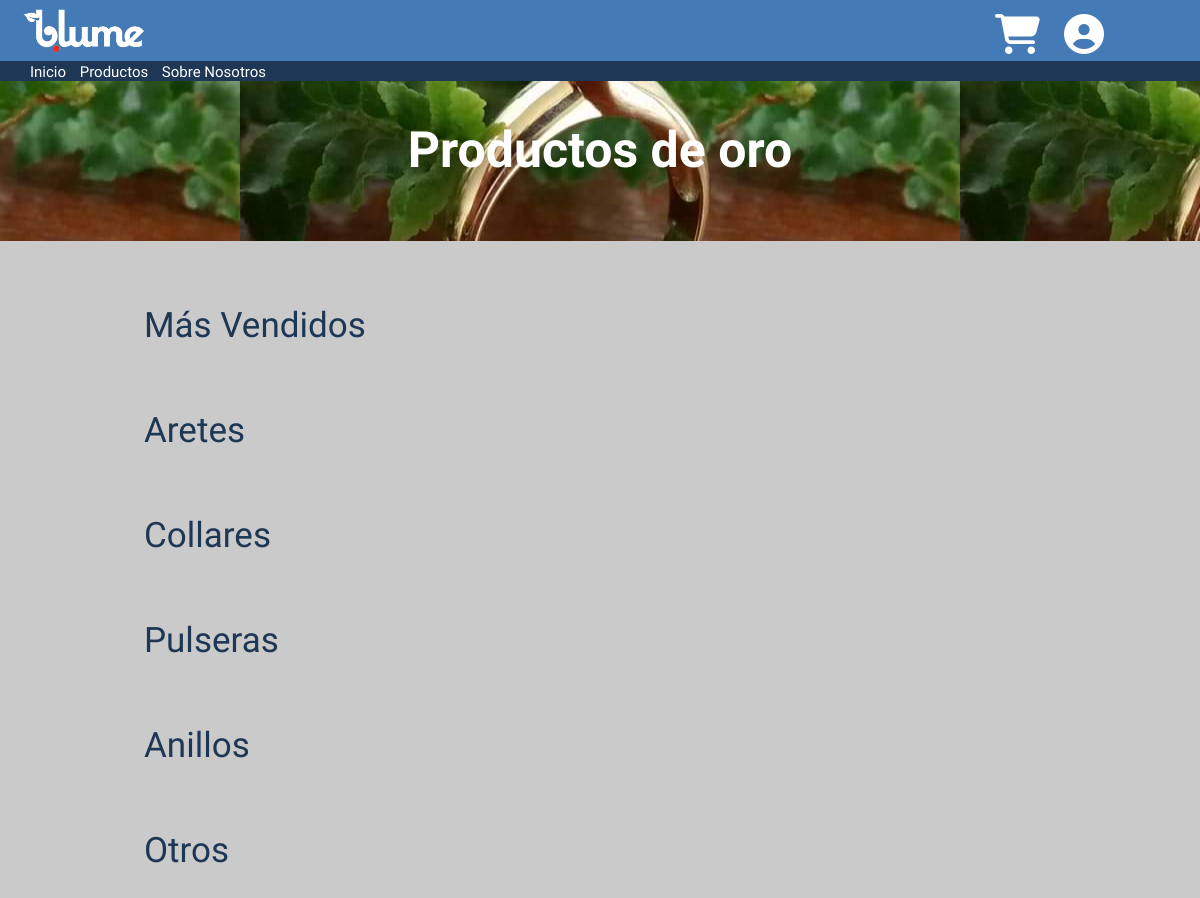
The app's page /joya/oro/, older data.
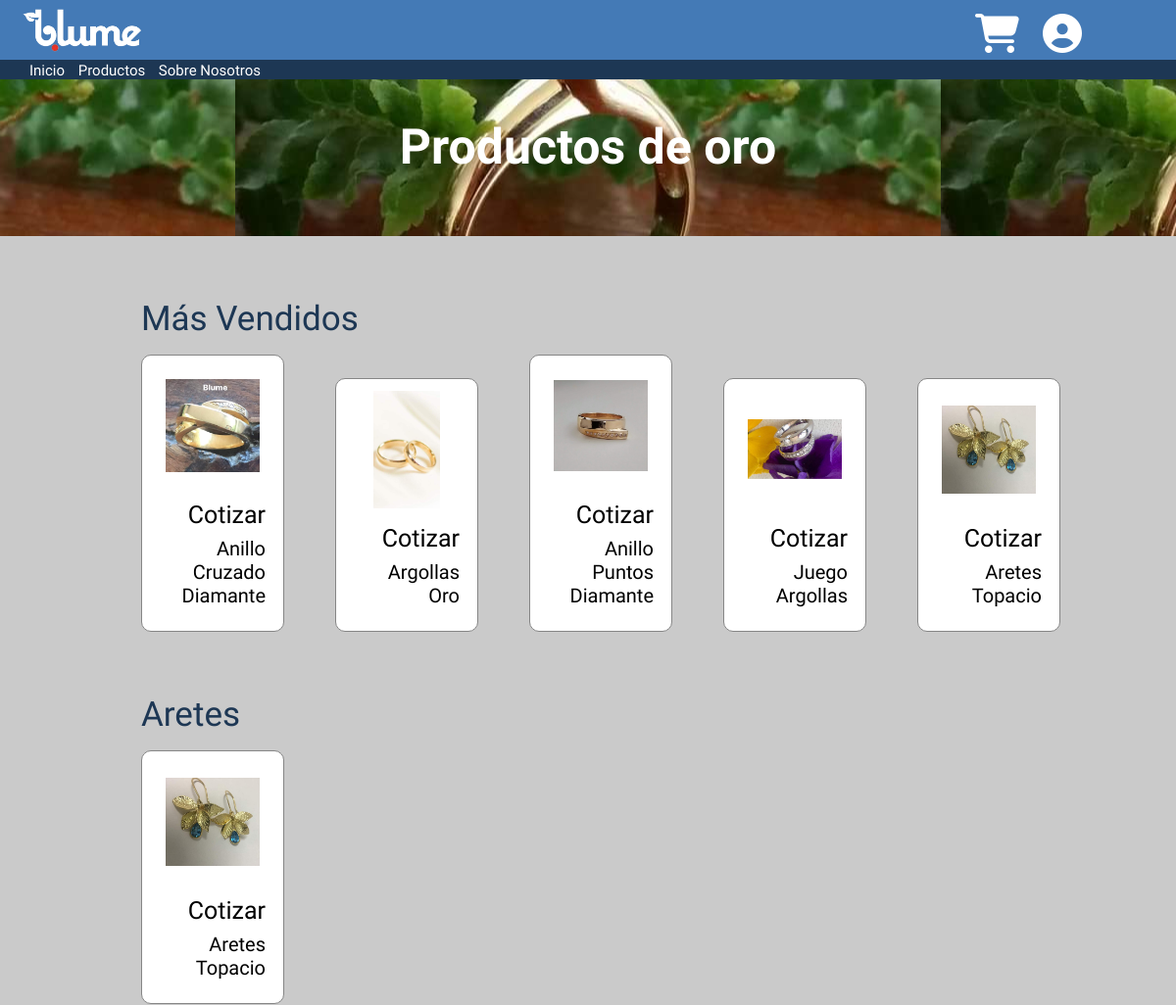
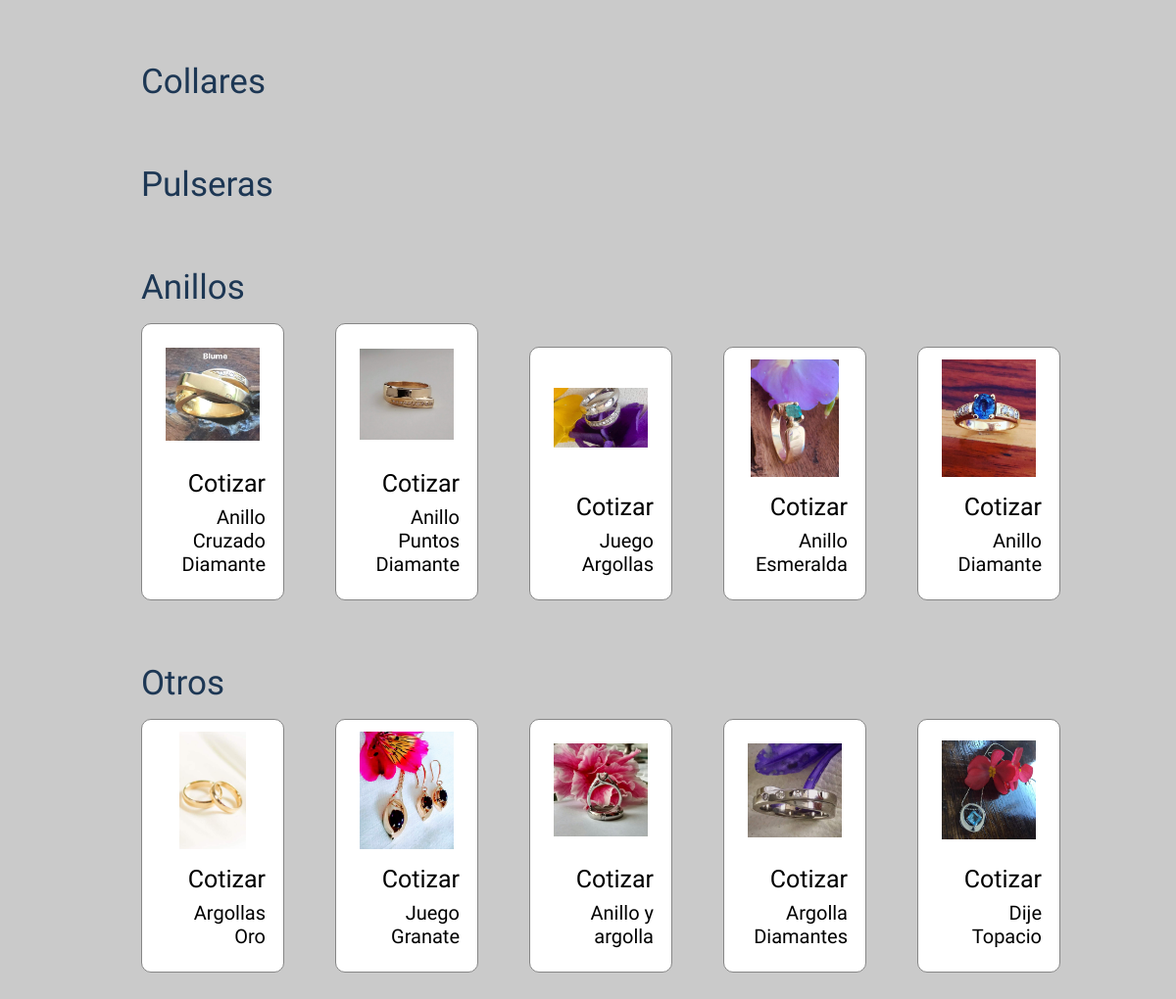
The same page, newer data (2 pictures, top to bottom).
### principal/models.py (models this page shows, shortened)
class Joya(models.Model):
    nombre = models.CharField(max_length=100000)
    MATERIAL = [
        ('oro', 'Oro'),
        ('plata', 'Plata'),
        ('otros', 'Otros')
    ]
    material = models.CharField(max_length=7, choices=MATERIAL, default='Oro')
    TIPO = [
        ('aretes', 'Arete'),
        ('pulseras', 'Pulsera'),
        ('collares', 'Collar'),
        ('anillos', 'Anillo'),
        ('otros', 'Otro')
    ]
    tipo = models.CharField(max_length=50, choices=TIPO, default='Arete')
    piedra = models.CharField(max_length=100000)
    precio = models.IntegerField()
    imagen = models.ImageField(upload_to='static/images/', null=True, blank=True)
    descripcion = models.TextField()
    stock = models.IntegerField(default=1)
    vistas = models.PositiveIntegerField(default=0)

### principal/views.py (the view)
# urls.py: path('joya/<str:material>/', views.oro),
def oro(request, material):
    mas_vendidos = Joya.objects.filter(material=material).order_by('-vistas')[:5]
    aretes = Joya.objects.filter(material=material, tipo='aretes').order_by('-vistas')[:5]
    collares = Joya.objects.filter(material=material, tipo='collares').order_by('-vistas')[:5]
    pulseras = Joya.objects.filter(material=material, tipo='pulseras').order_by('-vistas')[:5]
    anillos = Joya.objects.filter(material=material, tipo='anillos').order_by('-vistas')[:5]
    otros = Joya.objects.filter(material=material, tipo='otros').order_by('-vistas')[:5]
    ctx = {'material' : material, 'mas_vendidos' : mas_vendidos, 'aretes' : aretes, 'collares' : collares,  'pulseras' : pulseras, 'anillos' : anillos, 'otros' : otros}
    return render(request, 'material.html', ctx)

### templates/material.html (shortened to what this page needs)
<!DOCTYPE html>
{% load static %}
<html lang="es">
    {% include 'barra.html' %}
    <head>
        <link href="{% static 'css/material.css' %}" rel="stylesheet" type="text/css">
    </head>
    <body>
        <div id="titulo_div" class="titulo">
            <h1 id="titulo_general">Productos de {{ material }}</h1>
        </div>
        <div id="all_products">
            <div class="mas_vendidos">
                <h3>Más Vendidos</h3>
                <div class="mas_vendidos_div">
                    {% for vendido in mas_vendidos %}
                        <div class="vendido">
                            <a href="/joya/{{ vendido.material }}/{{ vendido.tipo }}/{{ vendido.id }}">
                                <img class="vendido_imagen" src="{{ vendido.imagen.url }}" alt="imagen_vendido">
                                <h4 class="vendido_precio precios">{{ vendido.precio }}</h4>
                                <h5 class="vendido_nombre">{{ vendido.nombre }}</h5>
                            </a>
                        </div>
                    {% endfor %}
                </div>
            </div>
            <div class="mas_vendidos">
                <h3><a href="/joya/{{material}}/aretes/">Aretes</a></h3>
                <div class="mas_vendidos_div">
                    {% for vendido in aretes %}
                        <div class="vendido">
                            <a href="/joya/{{ vendido.material }}/{{ vendido.tipo }}/{{ vendido.id }}">
                                <img class="vendido_imagen" src="{{ vendido.imagen.url }}" alt="vendido_imagen">
                                <h4 class="vendido_precio precios">{{ vendido.precio }}</h4>
                                <h5 class="vendido_nombre">{{ vendido.nombre }}</h5>
                            </a>
                        </div>
                    {% endfor %}
                </div>
            </div>
            <div class="mas_vendidos">
                <h3><a href="/joya/{{material}}/collares/">Collares</a></h3>
            </div>
            <div class="mas_vendidos">
                <h3><a href="/joya/{{material}}/pulseras/">Pulseras</a></h3>
            </div>
            <div class="mas_vendidos">
                <h3><a href="/joya/{{material}}/anillos/">Anillos</a></h3>
                <div class="mas_vendidos_div">
                    {% for vendido in anillos %}
                        <div class="vendido">
                            <a href="/joya/{{ vendido.material }}/{{ vendido.tipo }}/{{ vendido.id }}">
                                <img class="vendido_imagen" src="{{ vendido.imagen.url }}" alt="vendido_imagen">
                                <h4 class="vendido_precio precios">{{ vendido.precio }}</h4>
                                <h5 class="vendido_nombre">{{ vendido.nombre }}</h5>
                            </a>
                        </div>
                    {% endfor %}
                </div>
            </div>
            <div class="mas_vendidos">
                <h3><a href="/joya/{{material}}/otros/">Otros</a></h3>
                <div class="mas_vendidos_div">
                    {% for vendido in otros %}
                        <div class="vendido">
                            <a href="/joya/{{ vendido.material }}/{{ vendido.tipo }}/{{ vendido.id }}">
                                <img class="vendido_imagen" src="{{ vendido.imagen.url }}" alt="imagen_vendido">
                                <h4 class="vendido_precio precios">{{ vendido.precio }}</h4>
                                <h5 class="vendido_nombre">{{ vendido.nombre }}</h5>
                            </a>
                        </div>
                    {% endfor %}
                </div>
            </div>
        </div>
    </body>
</html>

### templates/barra.html (shortened to what this page needs)
{% load static %}
<head>
    <link href="{% static 'css/barra.css' %}" rel="stylesheet" type="text/css">
</head>
<body>
    <div class="barra-principal">
        <img id="imagen-barra" src="{% static 'images/logo_blanco.png' %}" alt="logo">
        <a id="cuenta_link" href="/login/"><i id="cuenta-barra" class="fas fa-user-circle"></i></a>
        <a href="/carro/"><i id="carrito-barra" class="fas fa-shopping-cart"></i></a>
    </div>
    <div class="barra-abajo">
        <div class="links">
            <a href="/">Inicio</a>
            <a href="/joya/">Productos</a>
            <a href="/sobre_nosotros/">Sobre Nosotros</a>
        </div>
    </div>
</body>

### static/css/barra.css (style rules this page uses)
* { margin: 0; padding: 0; text-decoration: none; }
.barra-principal { background-color: #447ab6; width: 100vw; max-width: 100%; height: 7.68vh; }
#imagen-barra { height: 7.68vh; margin-left: 1.6vw; display: inline-block; }
#carrito-barra { color: #fff; font-size: 40px; float: right; position: relative; top: 1.8vh; right: 10vw; cursor: pointer; }
#cuenta-barra { color: #fff; font-size: 40px; float: right; position: relative; top: 1.8vh; right: 8vw; cursor: pointer; }
.barra-abajo { width: 100vw; max-width: 100%; height: 2.4vh; background-color: #1d3754; }
.links { margin-left: 2.5vw; padding-top: 0.2vh; display: inline-block; width: 50%; }
.links a { color: #fff; font-family: 'Sora', sans-serif; font-size: 15px; font-weight: 200; padding-right: 0.8vw; }

### static/css/material.css (style rules this page uses)
* { padding: 0; margin: 0; }
body { background-color: #cacaca; }
.titulo { height: 20vh; width: 100%; background-image: url('/static/images/plata.jpeg'); }
.titulo h1 { text-align: center; font-family: 'Sora', sans-serif; font-size: 50px; padding-top: 5vh; }
.mas_vendidos { margin-bottom: 5vh; }
.mas_vendidos h3 { font-family: 'Sora', sans-serif; font-size: 35px; font-weight: normal; margin-top: 8vh; margin-left: 12vw; color: #1d3754; }
.mas_vendidos h3 a { color: #1d3754; }
.mas_vendidos_div { margin-left: 10vw; margin-top: 2vh; }
.vendido { background-color: #fff; display: inline-block; width: 12vw; border-radius: 10px; border: solid 1.5px #868686; margin-left: 2vw; margin-right: 2vw; transition: box-shadow 0.5s; }
.vendido_imagen { height: 15vh; width: 8vw; object-fit: contain; margin: auto; margin-top: 1.5vh; margin-left: 2vw; }
.vendido_precio { font-family: 'Sora', sans-serif; font-size: 25px; font-weight: 300; color: black; margin-top: 1.5vh; text-align: right; padding-right: 1.5vw; }
.vendido_nombre { font-family: 'Sora', sans-serif; font-size: 20px; font-weight: 500; color: black; margin-top: 1vh; margin-bottom: 3vh; text-align: right; padding-right: 1.5vw; padding-left: 1.5vw; }

Row changes from the older to the newer data that the page shows:
added Joya: imagen (picture), nombre "Anillo Cruzado Diamante"
added Joya: imagen (picture), nombre "Argollas Oro"
added Joya: imagen (picture), nombre "Anillo Puntos Diamante"
added Joya: imagen (picture), nombre "Juego Argollas"
added Joya: imagen (picture), nombre "Aretes Topacio"
added Joya: imagen (picture), nombre "Anillo Esmeralda", shown under "Anillos"
added Joya: imagen (picture), nombre "Anillo Diamante", shown under "Anillos"
added Joya: imagen (picture), nombre "Juego Granate", shown under "Otros"
added Joya: imagen (picture), nombre "Anillo y argolla", shown under "Otros"
added Joya: imagen (picture), nombre "Argolla Diamantes", shown under "Otros"
added Joya: imagen (picture), nombre "Dije Topacio", shown under "Otros"
